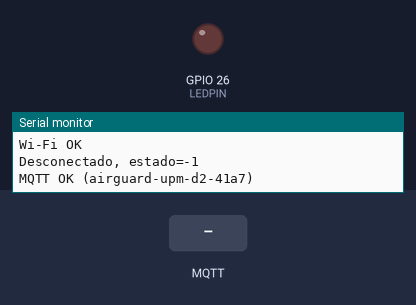
This sketch was run on a simulated ESP32. Parts: output pins drawn as LEDs (lit = HIGH), the last lines printed to the serial monitor. The test bench sets the inputs (shaded band). WiFi joins after 1.5 s; servers stay silent unless stated; random numbers use the default seed unless the sketch sets one; no MQTT or app messages arrive unless stated.

Above: at 2.7 s.
2.8 s: MQTT message "ON" arrives on the first subscribed topic
At 4.0 s:
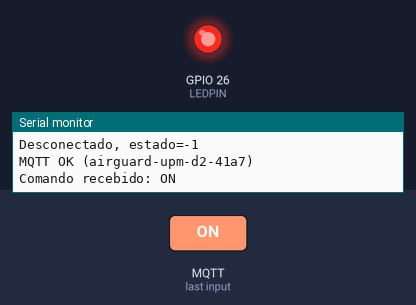
4.3 s: MQTT message "OFF" arrives on the first subscribed topic
At 5.1 s:
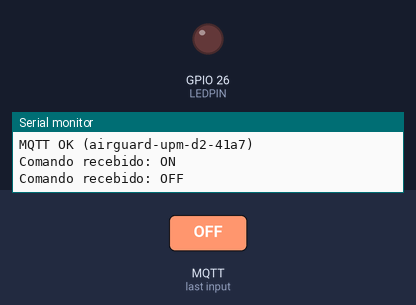
5.8 s: MQTT message "on" arrives on the first subscribed topic
At 6.3 s:
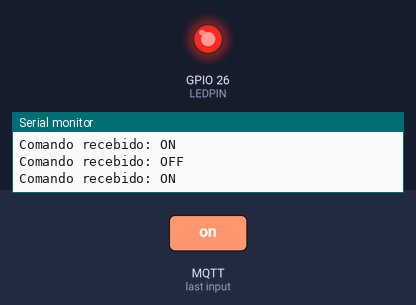
7.3 s: MQTT message "off" arrives on the first subscribed topic
At 8.6 s:
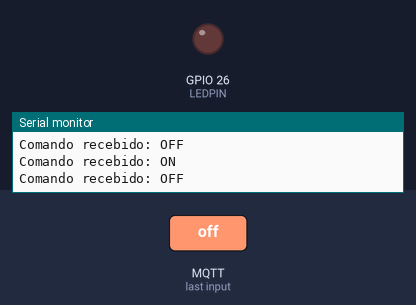
Timing chart, 0 to 9.8 s (numbered marks = the images above; inputs shaded):
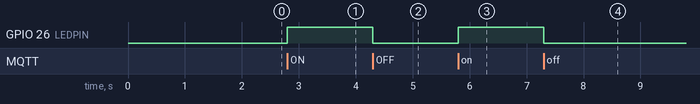

Measured:
- after the input at 2.8 s, GPIO 26 (LEDPIN): LOW → HIGH at once
- after the input at 4.3 s, GPIO 26 (LEDPIN): HIGH → LOW at once
- after the input at 5.8 s, GPIO 26 (LEDPIN): LOW → HIGH at once
- after the input at 7.3 s, GPIO 26 (LEDPIN): HIGH → LOW at once

The sketch:

sketch.ino
```cpp
#include <WiFi.h>
#include <PubSubClient.h>

#define LEDPIN 26

const char* ssid   = "Wokwi-GUEST";
const char* broker = "broker.hivemq.com";
const char* topicoComando = "airguard-upm/d2/comando";
const char* topicoEstado  = "airguard-upm/d2/estado";

WiFiClient espClient;
PubSubClient mqtt(espClient);
bool ledLigado = false;

void publicaEstado() {
  mqtt.publish(topicoEstado, ledLigado ? "ON" : "OFF", true);
}

void callback(char* topic, byte* payload, unsigned int len) {
  String m;
  for (unsigned int i = 0; i < len; i++) m += (char)payload[i];
  m.trim();
  m.toUpperCase();
  Serial.println("Comando recebido: " + m);
  if (m == "ON") {
    ledLigado = true;
    digitalWrite(LEDPIN, HIGH);
    publicaEstado();
  } else if (m == "OFF") {
    ledLigado = false;
    digitalWrite(LEDPIN, LOW);
    publicaEstado();
  }
}

void conectaWiFi() {
  WiFi.begin(ssid, "", 6);
  while (WiFi.status() != WL_CONNECTED) delay(250);
  Serial.println("Wi-Fi OK");
}

void conectaMQTT() {
  while (!mqtt.connected()) {
    String id = "airguard-upm-d2-" + String(random(0xffff), HEX);
    if (mqtt.connect(id.c_str())) {
      mqtt.subscribe(topicoComando, 1);
      publicaEstado();
      Serial.println("MQTT OK (" + id + ")");
    } else {
      Serial.print("Falha MQTT, estado: ");
      Serial.println(mqtt.state());
      delay(2000);
    }
  }
}

void setup() {
  Serial.begin(115200);
  pinMode(LEDPIN, OUTPUT);
  digitalWrite(LEDPIN, LOW);
  conectaWiFi();
  mqtt.setServer(broker, 1883);
  mqtt.setCallback(callback);
  mqtt.setKeepAlive(20);
}

void loop() {
  if (WiFi.status() != WL_CONNECTED) conectaWiFi();
  if (!mqtt.connected()) {
    Serial.print("Desconectado, estado=");
    Serial.println(mqtt.state());
    conectaMQTT();
  }
  mqtt.loop();
}
```
